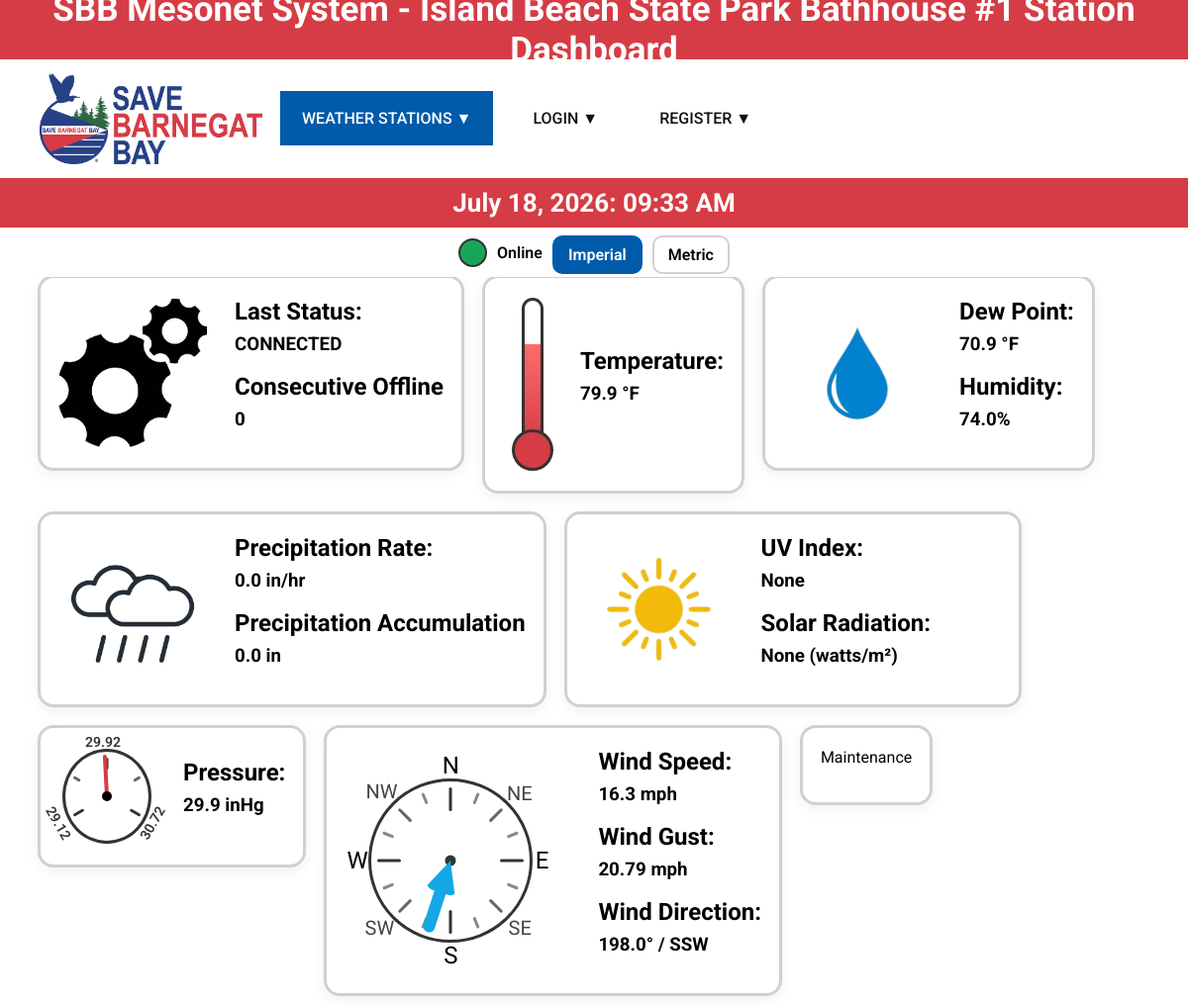
/stations/dashboard/KNJBERKE13, run on an earlier commit of the app's database.
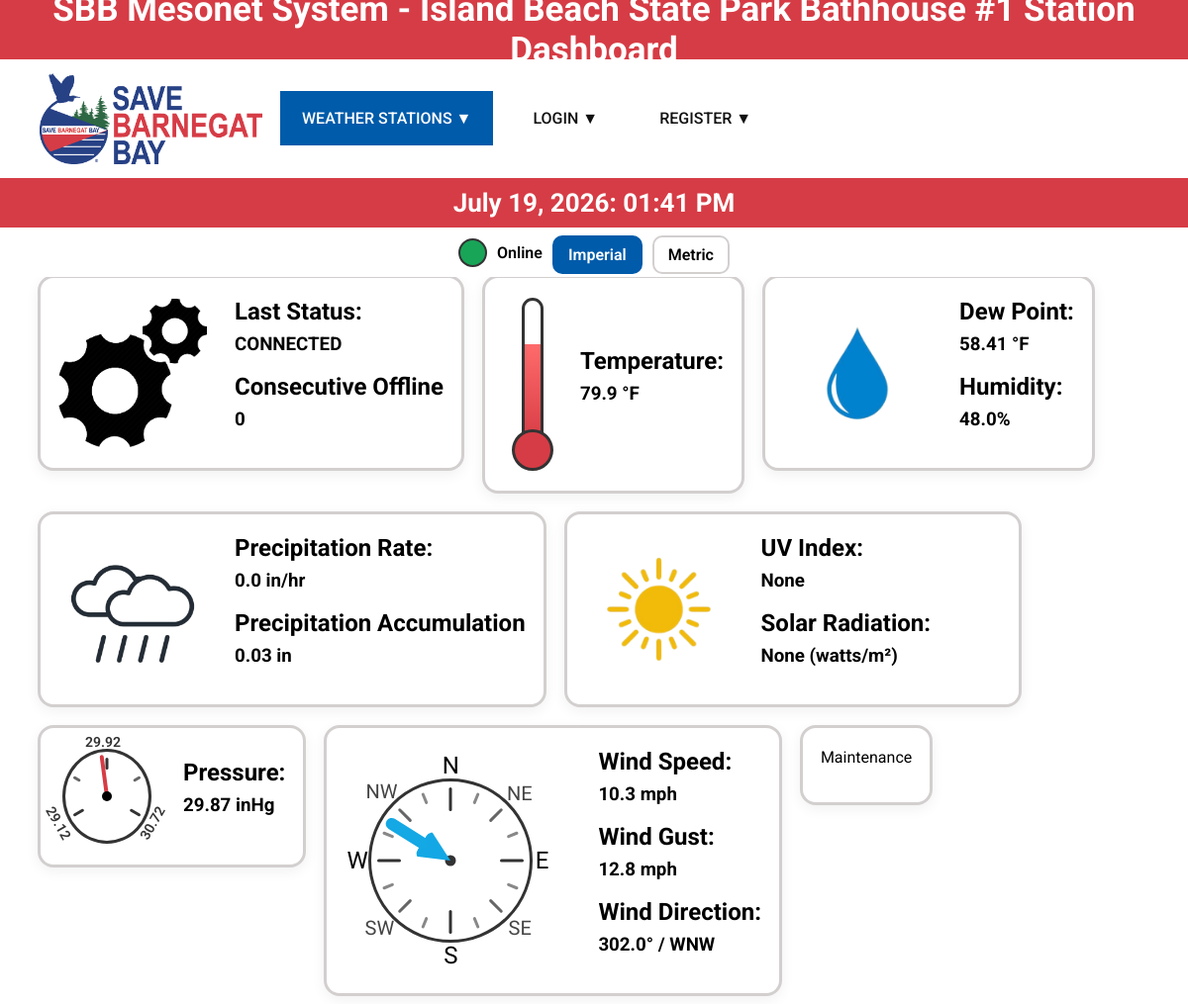
And on a later commit of the database.
### model.py (models this page shows)
class WeatherBase(SQLModel):
    station_id: str = Field(index=True, unique=True, foreign_key="station.station_id")
    observed_at: datetime = Field(index=True, default_factory=utc_now)
    temp: float | None = None
    dewpoint: float | None = None
    humidity: float | None = None
    wind_speed: float | None = None
    wind_gust: float | None = None
    wind_dir: float | None = None
    pressure: float | None = None
    precip_rate: float | None = None
    precip_accum: float | None = None
    uv: float | None = None
    solar: float | None = None

class Weather(WeatherBase, table=True):
    id: int | None = Field(default=None, primary_key=True)

### main.py (the view)
@app.get("/stations/public/{station_id}", response_class=HTMLResponse)
def public_station(request: Request, session: db.SessionDep, station_id: str):
    units = request.query_params.get("units", "imperial")
    status = session.exec(select(m.Status).where(m.Status.station_id == station_id)).first()
    weather = session.exec(select(m.Weather).where(m.Weather.station_id == station_id)).first()
    station = session.exec(select(m.Station).where(m.Station.station_id == station_id)).first()
    if not status or not station or not weather:
        raise HTTPException(status_code=404, detail="Station Not Found")
    if weather is not None:
        time = m.to_eastern(weather.observed_at)
        date = datetime.strftime(time, "%B %d, %Y")
        time = datetime.strftime(time, "%I:%M %p")
        wind_label = degree_to_label(weather.wind_dir)
    if units == "metric":
        temp_pct = 0
        if weather and weather.temp is not None:
            temp_pct = ((weather.temp - cfg.m_temp_min) / (cfg.m_temp_max - cfg.m_temp_min)) * 100
            temp_pct = max(0, min(100, temp_pct))
        pressure_angle = 180
        if weather and weather.pressure is not None:
            pressure = cv.inhg_to_hpa(weather.pressure)
            pressure_min = cv.inhg_to_hpa(cfg.pressure_min)
            pressure_mid = cv.inhg_to_hpa(cfg.pressure_mid)
            pressure_max = cv.inhg_to_hpa(cfg.pressure_max)
            pressure_angle_1 = ((pressure - pressure_min) / (pressure_max - pressure_min)) * (cfg.angle_max - cfg.angle_min) + cfg.angle_min
            pressure_angle = round(max(cfg.angle_min, min(cfg.angle_max, pressure_angle_1)), 2)
        precip_r = cv.in_to_mm(weather.precip_rate)
        precip_a = cv.in_to_mm(weather.precip_accum)
        pressure_labels = {
            "low": pressure_min,
            "mid": pressure_mid,
            "high": pressure_max
        }
        w_units = {
            "temp": "°C",
            "precip_r": "mm/hr",
            "precip_a": "mm",
            "wind": "knots",
            "pressure": "hPa"
        }
        converted = {
            "pressure": pressure,
            "precip_r": precip_r,
            "precip_a": precip_a,
            "temp": weather.temp,
            "dew_p": weather.dewpoint,
            "wind_speed": weather.wind_speed,
            "wind_gust": weather.wind_gust
        }
    else:
        temp = cv.c_to_f(weather.temp)
        dew_p = cv.c_to_f(weather.dewpoint)
        temp_pct = 0
        if weather and weather.temp is not None:
            temp_pct = ((temp - cfg.temp_min) / (cfg.temp_max - cfg.temp_min)) * 100
            temp_pct = max(0, min(100, temp_pct))
        pressure_angle = 180
        if weather and weather.pressure is not None:
            pressure_angle_1 = ((weather.pressure - cfg.pressure_min) / (cfg.pressure_max - cfg.pressure_min)) * (cfg.angle_max - cfg.angle_min) + cfg.angle_min
            pressure_angle = round(max(cfg.angle_min, min(cfg.angle_max, pressure_angle_1)), 2)
        wind_speed = cv.knots_to_mph(weather.wind_speed)
        wind_gust = cv.knots_to_mph(weather.wind_gust)
        pressure_labels = {
            "low": cfg.pressure_min,
            "mid": cfg.pressure_mid,
            "high": cfg.pressure_max,
        }
        w_units = {
            "temp": "°F",
            "precip_r": "in/hr",
            "precip_a": "in",
            "wind": "mph",
            "pressure": "inHg",
        }
        converted = {
            "temp": temp,
            "dew_p": dew_p,
            "pressure": weather.pressure,
            "precip_r": weather.precip_rate,
            "precip_a": weather.precip_accum,
            "wind_speed": wind_speed,
            "wind_gust": wind_gust,
        }
    return templates.TemplateResponse(request, "public_dash.html", context={
        "request": request,
        "title": f"{station.station_name} Station Dashboard",
        "active_page": "stations",
        "station": station,
        "weather": weather,
        "status": status,
        "date": date,
        "time": time,
        "units": units,
        "pressure_labels": pressure_labels,
        "wind_label": wind_label,
        "temp_pct": temp_pct,
        "pressure_angle": pressure_angle,
        "w_units": w_units,
        "converted": converted
    })

### templates/owner_dash.html
{% extends "layout.html" %}
{% block content %}
    {% if not station.is_public or station.last_status =="OFFLINE"%}
        <h1 style="padding-top: 270px">Station not Available</h1>
    {% else %}
    <div class="p_time_bar">
        <h1>{{ date }}: {{ time }}</h1>
    </div>
    {% if status.last_status == "CONNECTED" %}
        <div class="status_bar">
            <span class="online_dot"></span>
            <span class="p_status_text">Online</span>
            <div class="unit_toggle" style="padding-top: 20px">
                <a href="?units=imperial" class="{% if units == 'imperial' %}active_unit{% endif %}">Imperial</a>
                <a href="?units=metric" class="{% if units == 'metric' %}active_unit{% endif%}">Metric</a>
            </div>
        </div>
    {% else %}
        <div class="status_bar">
            <span class="offline_dot"></span>
            <span class="p_status_text">Offline</span>
        </div>
    {% endif %}
    <div class="p_station_content" style="padding-top: 270px; padding-left: 30px;">
        <div class="p_station_card">
            <img src="{{ url_for('static', path='/icons/gear.png')}}" alt="Status Infomation" class="p_solar_img">
            <div class="p_dash_text">
                <h1>Last Status:</h1>
                <h3>{{ status.last_status}}</h3>
                <h1>Consecutive Offline</h1>
                <h3>{{ status.consecutive_offline }}</h3>
            </div>
        </div>
        <div class="p_station_card p_temp_card">
            <div class=thermo_widget>
                <div class="thermo_tube">
                    <div class="thermo_fill" style="height: {{ temp_pct }}%;"></div>
                </div>
                <div class="thermo_bulb"></div>
            </div>
            <div class="p_dash_text">
                <h1>Temperature:</h1>
                <h3>{{ converted.temp }} {{ w_units.temp }}</h3>
            </div>
        </div>
        <div class="p_station_card">
            <img src="{{ url_for('static', path='/icons/water_drop.png')}}" alt="Water Drop" class="p_solar_img">
            <div class="p_dash_text">
                <h1>Dew Point:</h1>
                <h3>{{ converted.dew_p }} {{ w_units.temp }}</h3>
                <h1>Humidity:</h1>
                <h3>{{ weather.humidity }}%</h3>
            </div>
        </div>
        <div class="p_station_card">
            <img src="{{ url_for('static', path='/icons/cloud.png')}}" alt="Rainy Cloud" class="p_solar_img">
            <div class="p_dash_text">
                <h1>Precipitation Rate:</h1>
                <h3>{{ converted.precip_r }} {{ w_units.precip_r }}</h3>
                <h1>Precipitation Accumulation</h1>
                <h3>{{ converted.precip_a }} {{ w_units.precip_a }}<Inp></Inp></h3>
            </div>
        </div>
        <div class="p_station_card p_solar_card">
            <img src="{{ url_for('static', path='/icons/sun.png')}}" alt="Solar" class="p_solar_img">
            <div class="p_dash_text">
                <h1>UV Index:</h1>
                <h3>{{ weather.uv }}</h3>
                <h1>Solar Radiation: </h1>
                <h3>{{ weather.solar }} (watts/m²)</h3>
            </div>
        </div>
        <div class="p_station_card">
            <div class="pressure_widget">
                <div class="pressure_circle">
                    <div class="tick tick1"></div>
                    <div class="tick_label tick_label1">{{ pressure_labels.low }}</div>
                    <div class="tick_small tick2"></div>
                    <div class="tick tick3"></div>
                    <div class="tick_label tick_label2">{{ pressure_labels.mid }}</div>
                    <div class="tick_small tick4"></div>
                    <div class="tick tick5"></div>
                    <div class="tick_label tick_label3">{{ pressure_labels.high }}</div>
                    <div class="pressure_needle" style="transform: translateX(-50%) rotate({{ pressure_angle }}deg);"></div>
                    <div class="pressure_center"></div>
                </div>
            </div>
             <div class="p_dash_text">
                <h1>Pressure:</h1>
                <h3>{{ converted.pressure }} {{ w_units.pressure }}</h3>
             </div>
        </div>
        <div class="p_station_card">
            <div class="wind_widget" style="padding-left: 20px;">
                <div class="wind_compass">
                    {% if weather.wind_dir%}
                        <div class="wind_arrow" style="z-index: 1005; transform: translate(-50%, -50%) rotate({{ weather.wind_dir - 90}}deg)">
                            <div class="wind_arrow_head"></div>
                            <div class="wind_arrow_tail"></div>
                        </div>
                    {% else %}
                        <div style="padding-left: 34px; padding-top: 83px">No Wind data</div>
                    {% endif %}
                    <div class="wind_center"></div>
                    <div class="compass_label north">N</div>
                    <div class="compass_label_s ne">NE</div>
                    <div class="compass_label east">E</div>
                    <div class="compass_label_s se">SE</div>
                    <div class="compass_label south">S</div>
                    <div class="compass_label_s sw">SW</div>
                    <div class="compass_label west">W</div>
                    <div class="compass_label_s nw">NW</div>
                    <div class="wind_tick wind_tick_n"></div>
                    <div class="wind_tick_ss wind_tick_nne"></div>
                    <div class="wind_tick_s wind_tick_ne"></div>
                    <div class="wind_tick_ss wind_tick_ene"></div>
                    <div class="wind_tick wind_tick_e"></div>
                    <div class="wind_tick_ss wind_tick_ese"></div>
                    <div class="wind_tick_s wind_tick_se"></div>
                    <div class="wind_tick_ss wind_tick_sse"></div>
                    <div class="wind_tick wind_tick_south"></div>
                    <div class="wind_tick_ss wind_tick_ssw"></div>
                    <div class="wind_tick_s wind_tick_sw"></div>
                    <div class="wind_tick_ss wind_tick_wsw"></div>
                    <div class="wind_tick wind_tick_w"></div>
                    <div class="wind_tick_ss wind_tick_wnw"></div>
                    <div class="wind_tick_s wind_tick_nw"></div>
                    <div class="wind_tick_ss wind_tick_nnw"></div>
                </div>
            </div>
            <div class="p_dash_text">
                <h1>Wind Speed:</h1>
                <h3>{{ converted.wind_speed }} {{ w_units.wind }}</h3>
                <h1>Wind Gust:</h1>
                <h3>{{ converted.wind_gust }} {{ w_units.wind }}</h3>
                <h1>Wind Direction:</h1>
                <h3>{{ weather.wind_dir }}° / {{ wind_label }}</h3>
            </div>
        </div>
        <div class="p_station_card">
            <div class="unit_toggle">Maintenance</div>
        </div>
    </div>
    {% endif %}
{% endblock %}

What changed in the data, as far as the page shows it:
changed Weather "None": humidity "74.0" → "48.0"; precip_a "0.0" → "0.03"; pressure "29.9" → "29.87"; wind_dir "198.0" → "302.0"; observed_at "July 18, 2026" → (not shown)
Also different on the page:
{{ date }}: (not shown) → "July 19, 2026"
{{ time }}: "09:33 AM" → "01:41 PM"
{{ converted.dew_p }}: "70.9" → "58.41"
{{ converted.wind_speed }}: "16.3" → "10.3"
{{ converted.wind_gust }}: "20.79" → "12.8"
{{ wind_label }}: "SSW" → "WNW"
